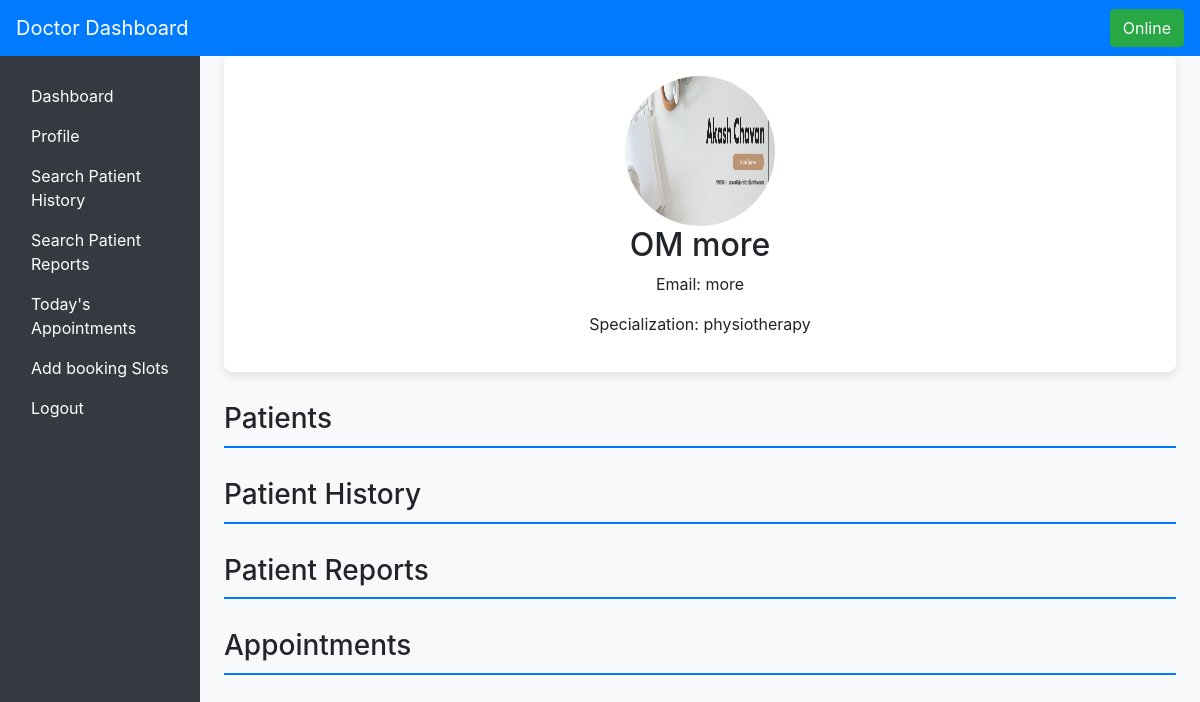
The page /doctor_dashboard_view/ (signed in) on the database its author committed.
### app/models.py (models this page shows, shortened)
class Doctor(models.Model):
    user = models.OneToOneField(User, on_delete=models.CASCADE, null=True)
    full_name = models.CharField(max_length=30)
    online = models.BooleanField(default=False)
    hospital_name = models.CharField(max_length=20)
    address = models.CharField(max_length=20)
    specialization = models.CharField(max_length=20, default=None)
    degrees = models.CharField(max_length=30, default=None)
    profile_picture = models.ImageField(upload_to='product_images/')
    phone_number = models.CharField(max_length=15, default=None)

### app/views.py (the view)
# urls.py: path('doctor_dashboard_view',views.doctor_dashboard,name='doctor_dashboard_view'),
def doctor_dashboard(request):
    doctor=Doctor.objects.get(user=request.user)
    return render(request,'doctor.html',{'doc':doctor})

### templates/doctor.html (shortened to what this page needs)
{% load static %}
<!DOCTYPE html>
<html lang="en">
<head>
    <link href="https://stackpath.bootstrapcdn.com/bootstrap/4.5.2/css/bootstrap.min.css" rel="stylesheet">
</head>
<body>
    <nav class="navbar navbar-expand-lg navbar-light">
        <a class="navbar-brand text-white" href="#">Doctor Dashboard</a>
        <div class="ml-auto">
            <form id="status-form" method="POST" action="{% url 'toggle_status' %}">
                <button type="submit" id="status-toggle" class="btn {% if doc.online %}btn-success{% else %}btn-secondary{% endif %}">
                    {% if doc.online %}Online{% else %}Offline{% endif %}
                </button>
            </form>
        </div>
    </nav>
    <div class="container-fluid">
        <div class="row">
            <nav class="col-md-2 d-none d-md-block sidebar">
                <div class="sidebar-sticky">
                    <ul class="nav flex-column">
                        <li class="nav-item">
                            <a class="nav-link" href="{% url 'doctor_dashboard_view' %}">Dashboard</a>
                        </li>
                        <li class="nav-item">
                            <a class="nav-link" href="{% url 'doctor_profile' %}">Profile</a>
                        </li>
                        <li class="nav-item">
                            <a class="nav-link" href="#">Search Patient History</a>
                        </li>
                        <li class="nav-item">
                            <a class="nav-link" href="#"> Search Patient Reports</a>
                        </li>
                        <li class="nav-item">
                            <a class="nav-link" href="{% url 'doc_slots_show' %}">Today's Appointments</a>
                        </li>
                        <li class="nav-item">
                            <a class="nav-link" href="{% url 'add_booking_slots' %}">Add booking Slots </a>
                        </li>
                        <li class="nav-item">
                            <a class="nav-link" href="{% url 'logout' %}">Logout</a>
                        </li>
                    </ul>
                </div>
            </nav>
            <main role="main" class="col-md-9 ml-sm-auto col-lg-10 px-4">
                <div class="profile-card text-center">
                    <img src="{{ doc.profile_picture.url }}" class="rounded-circle" alt="Profile Picture" width="150" height="150">
                    <h2>{{ doc.full_name }}</h2>
                    <p>Email: {{ doc.hospital_name }}</p>
                    <p>Specialization: {{ doc.specialization }}</p>
                </div>
                <div class="section">
                    <h3>Patients</h3>
                </div>
                <div class="section">
                    <h3>Patient History</h3>
                </div>
                <div class="section">
                    <h3>Patient Reports</h3>
                </div>
                <div class="section">
                    <h3>Appointments</h3>
                </div>
            </main>
        </div>
    </div>
</body>
</html>

### templates/doctor.html (style rules this page uses)
body { background-color: #f8f9fa; }
.navbar { background-color: #007bff; color: white; }
.sidebar { background-color: #343a40; color: white; min-height: 100vh; padding-top: 20px; }
.sidebar a { color: white; text-decoration: none; }
.profile-card { background-color: white; box-shadow: 0 4px 8px rgba(0, 0, 0, 0.1); border-radius: 8px; padding: 20px; }
.section { margin-top: 30px; }
.section h3 { border-bottom: 2px solid #007bff; padding-bottom: 10px; }

### rows shown on the page
Doctor: profile_picture (picture), full_name "OM more", hospital_name "more", specialization "physiotherapy"
